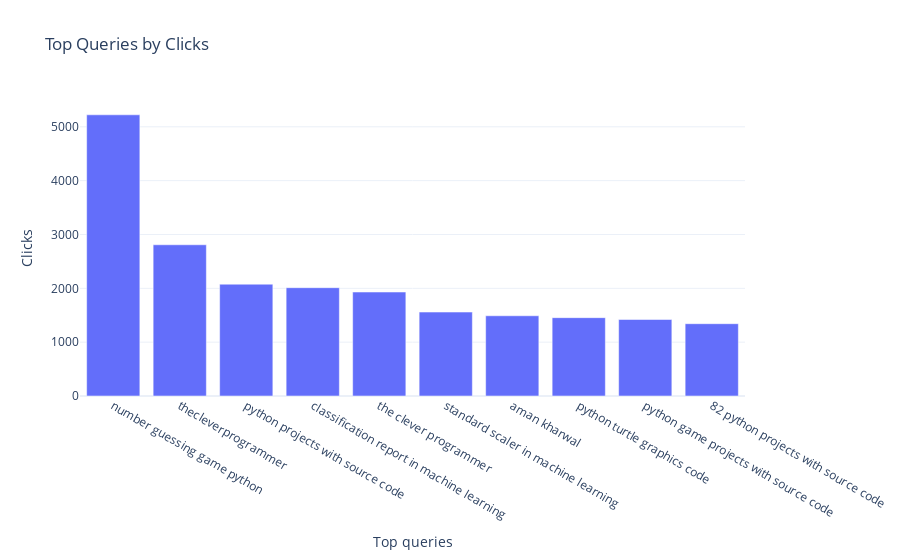

The code cell stored with this chart in its notebook:
### Code cell
# Plotting
fig_clicks = px.bar(top_queries_clicks_vis, x ='Top queries',y = 'Clicks',title = 'Top Queries by Clicks')
fig_clicks.show()

### Figure 1 — Plotly figure (JSON) as saved in the notebook; plotly's stock layout.template omitted (floating-point values rounded to 4 significant figures)
{"data": [{"alignmentgroup": "True", "hovertemplate": "Top queries=%{x}<br>Clicks=%{y}<extra></extra>", "legendgroup": "", "marker": {"color": "#636efa", "pattern": {"shape": ""}}, "name": "", "offsetgroup": "", "orientation": "v", "showlegend": false, "textposition": "auto", "type": "bar", "x": ["number guessing game python", "thecleverprogrammer", "python projects with source code", "classification report in machine learning", "the clever programmer", "standard scaler in machine learning", "aman kharwal", "python turtle graphics code", "python game projects with source code", "82 python projects with source code"], "xaxis": "x", "y": [5223, 2809, 2077, 2012, 1931, 1559, 1490, 1455, 1421, 1343], "yaxis": "y"}], "layout": {"autosize": true, "barmode": "relative", "legend": {"tracegroupgap": 0}, "title": {"text": "Top Queries by Clicks"}, "xaxis": {"anchor": "y", "autorange": true, "domain": [0, 1], "range": [-0.5, 9.5], "title": {"text": "Top queries"}, "type": "category"}, "yaxis": {"anchor": "x", "autorange": true, "domain": [0, 1], "range": [0, 5498.0], "title": {"text": "Clicks"}, "type": "linear"}}}
